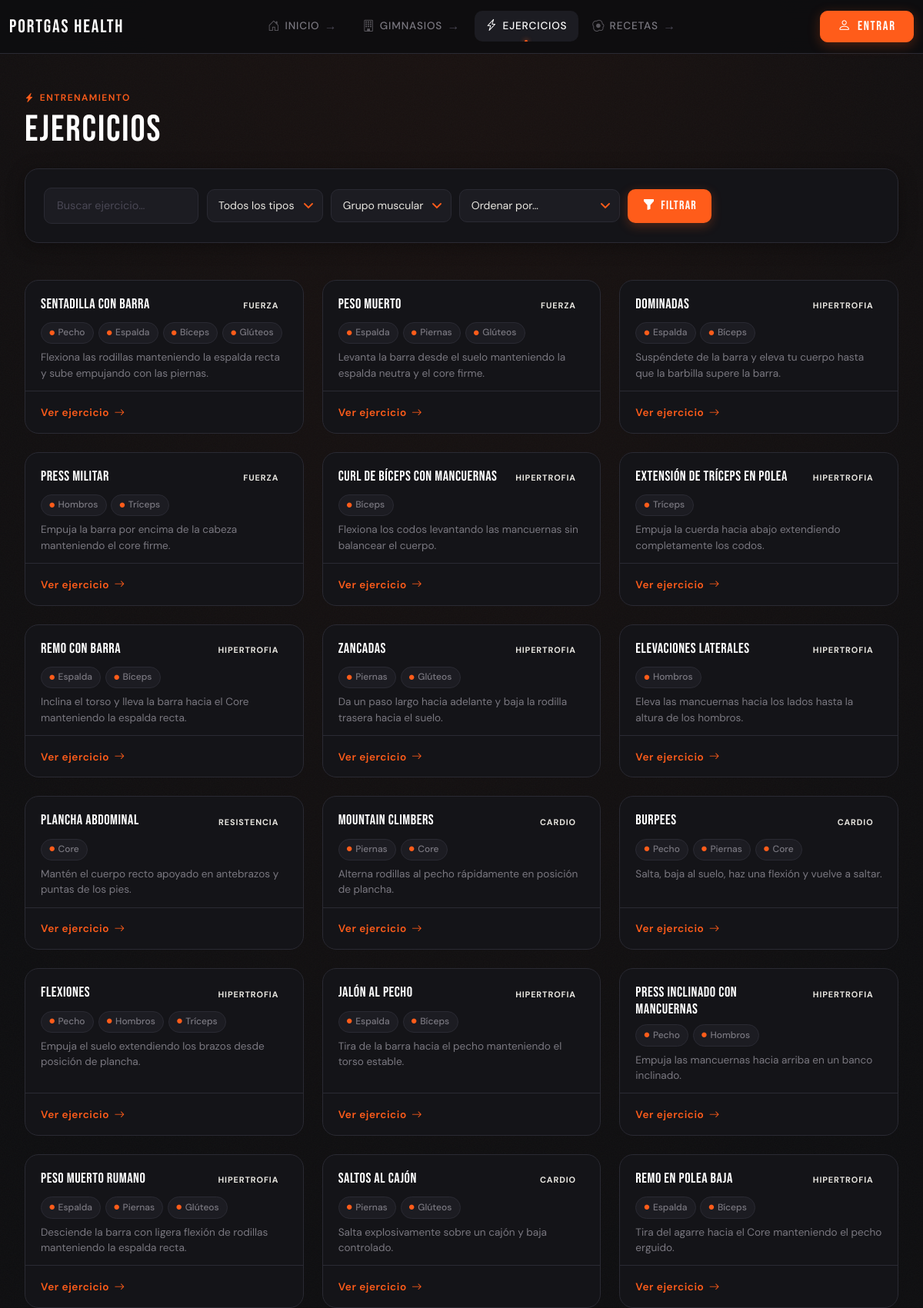
Page /ejercicios/ (upper part) on the committed database.
### ejercicios/models.py (models this page shows, shortened)
class Ejercicio(models.Model):
    nombre = models.CharField(max_length=100)
    autor = models.ForeignKey(
        settings.AUTH_USER_MODEL,
        on_delete=models.SET_NULL,
        null=True,
        related_name="ejercicios_creados"
    )
    tipo_ejercicio = models.ForeignKey(
        TipoEjercicio,
        on_delete=models.SET_NULL,
        null=True,
        related_name="ejercicios"
    )
    grupo_muscular = models.ManyToManyField(
        GrupoMuscular,
        related_name="ejercicios"
    )
    descripcion = models.TextField(blank=True)
    likes = GenericRelation(Like)
    video = models.FileField(
        upload_to="ejercicios/",
        blank=True,
        null=True,
        default="ejercicios/ejemplo.mp4"
    )

class TipoEjercicio(models.Model):  # hipertrofia, fuerza, resistencia, etc.
    nombre = models.CharField(max_length=100)

class GrupoMuscular(models.Model):  # pecho, espalda, piernas, etc.
    nombre = models.CharField(max_length=100)

### ejercicios/views.py (the view)
# urls.py: path('', EjercicioListView.as_view(), name='lista'),
class EjercicioListView(ListView):
    model = Ejercicio
    template_name = "ejercicios/ejec_lista.html"
    context_object_name = "ejercicios"
    def get(self, request, *args, **kwargs):
        request.session.pop('volver_a', None)
        return super().get(request, *args, **kwargs)
    def get_queryset(self):
        ejercicios = (
            Ejercicio.objects
            .select_related('tipo_ejercicio', 'autor')
            .prefetch_related('grupo_muscular')
        )
        q = self.request.GET.get("q")
        tipo = self.request.GET.get("tipo")
        grupo = self.request.GET.get("grupo")
        if q:
            ejercicios = ejercicios.filter(nombre__icontains=q)
        if tipo:
            ejercicios = ejercicios.filter(tipo_ejercicio__nombre=tipo)
        if grupo:
            ejercicios = ejercicios.filter(grupo_muscular__nombre=grupo)
        orden = self.request.GET.get("orden")
        if orden == "nombre_asc":
            ejercicios = ejercicios.order_by("nombre")
        elif orden == "nombre_desc":
            ejercicios = ejercicios.order_by("-nombre")
        elif orden == "tipo_asc":
            ejercicios = ejercicios.order_by("tipo_ejercicio__nombre")
        elif orden == "tipo_desc":
            ejercicios = ejercicios.order_by("-tipo_ejercicio__nombre")
        elif orden == "grupo_asc":
            ejercicios = ejercicios.order_by("grupo_muscular__nombre")
        elif orden == "grupo_desc":
            ejercicios = ejercicios.order_by("-grupo_muscular__nombre")
        return ejercicios

### templates/ejercicios/ejec_lista.html (shortened to what this page needs)
{% extends "base.html" %}
{% block content %}
<div class="d-flex align-items-end justify-content-between gap-3 mb-4 flex-wrap">
  <div>
    <p class="section-eyebrow"><i class="bi bi-lightning-charge-fill"></i> Entrenamiento</p>
    <h2 class="section-title">Ejercicios</h2>
  </div>
</div>
<form method="GET" class="filter-bar mb-5">
  <div class="filter-bar__inner">
    <div class="filter-search">
      <input type="text" name="q" placeholder="Buscar ejercicio…"
             value="{{ request.GET.q }}" autocomplete="off">
    </div>
    <select name="tipo">
      <option value="">Todos los tipos</option>
    </select>
    <select name="grupo">
      <option value="">Grupo muscular</option>
    </select>
    <select name="orden">
      <option value="">Ordenar por…</option>
    </select>
    <button type="submit">
      <i class="bi bi-funnel-fill"></i> Filtrar
    </button>
  </div>
</form>
{% if ejercicios %}
  <div class="row row-cols-1 row-cols-md-2 row-cols-lg-3 g-4">
    {% for ejercicio in ejercicios %}
      <div class="col">
        <div class="recipe-card exercise-card h-100">
          <div class="recipe-card__body">
            <div class="d-flex align-items-start justify-content-between gap-2 mb-2">
              <div class="d-flex align-items-center gap-2">
                  <h5 class="recipe-card__title">{{ ejercicio.nombre }}</h5>
              </div>
              {% if ejercicio.tipo_ejercicio %}
                <span class="exercise-type-badge exercise-type-badge--{{ ejercicio.tipo_ejercicio.nombre }}">
                  {{ ejercicio.tipo_ejercicio.nombre }}
                </span>
              {% endif %}
            </div>
            {% if ejercicio.grupo_muscular.all %}
              <div class="exercise-muscles">
                {% for grupo in ejercicio.grupo_muscular.all %}
                  <span class="muscle-tag">
                    <i class="bi bi-circle-fill"></i>{{ grupo.nombre }}
                  </span>
                {% endfor %}
              </div>
            {% endif %}
            {% if ejercicio.descripcion %}
              <p class="recipe-card__desc mt-2">{{ ejercicio.descripcion|truncatewords:15 }}</p>
            {% endif %}
          </div>
          <div class="recipe-card__footer">
            <a href="{% url 'ejercicios:detalle' ejercicio.pk %}" class="recipe-card__link">
              Ver ejercicio <i class="bi bi-arrow-right"></i>
            </a>
          </div>
        </div>
      </div>
    {% endfor %}
  </div>
{% endif %}
{% endblock %}

### rows in the picture
Ejercicio: nombre "Sentadilla con barra", tipo_ejercicio.nombre "FUERZA", descripcion "Flexiona las rodillas manteniendo la espalda recta y sube empujando con las piernas."
GrupoMuscular: nombre "Pecho"
GrupoMuscular: nombre "Espalda"
GrupoMuscular: nombre "Bíceps"
GrupoMuscular: nombre "Glúteos"
Ejercicio: nombre "Peso muerto", tipo_ejercicio.nombre "FUERZA", descripcion "Levanta la barra desde el suelo manteniendo la espalda neutra y el core firme."
GrupoMuscular: nombre "Piernas"
Ejercicio: nombre "Dominadas", tipo_ejercicio.nombre "HIPERTROFIA", descripcion "Suspéndete de la barra y eleva tu cuerpo hasta que la barbilla supere la barra."
Ejercicio: nombre "Press militar", tipo_ejercicio.nombre "FUERZA", descripcion "Empuja la barra por encima de la cabeza manteniendo el core firme."
GrupoMuscular: nombre "Hombros"
GrupoMuscular: nombre "Tríceps"
Ejercicio: nombre "Curl de bíceps con mancuernas", tipo_ejercicio.nombre "HIPERTROFIA", descripcion "Flexiona los codos levantando las mancuernas sin balancear el cuerpo."
Ejercicio: nombre "Extensión de tríceps en polea", tipo_ejercicio.nombre "HIPERTROFIA", descripcion "Empuja la cuerda hacia abajo extendiendo completamente los codos."
Ejercicio: nombre "Remo con barra", tipo_ejercicio.nombre "HIPERTROFIA", descripcion "Inclina el torso y lleva la barra hacia el Core manteniendo la espalda recta."
Ejercicio: nombre "Zancadas", tipo_ejercicio.nombre "HIPERTROFIA", descripcion "Da un paso largo hacia adelante y baja la rodilla trasera hacia el suelo."
Ejercicio: nombre "Elevaciones laterales", tipo_ejercicio.nombre "HIPERTROFIA", descripcion "Eleva las mancuernas hacia los lados hasta la altura de los hombros."
Ejercicio: nombre "Plancha abdominal", tipo_ejercicio.nombre "RESISTENCIA", descripcion "Mantén el cuerpo recto apoyado en antebrazos y puntas de los pies."
GrupoMuscular: nombre "Core"
Ejercicio: nombre "Mountain climbers", tipo_ejercicio.nombre "CARDIO", descripcion "Alterna rodillas al pecho rápidamente en posición de plancha."
Ejercicio: nombre "Burpees", tipo_ejercicio.nombre "CARDIO", descripcion "Salta, baja al suelo, haz una flexión y vuelve a saltar."
Ejercicio: nombre "Flexiones", tipo_ejercicio.nombre "HIPERTROFIA", descripcion "Empuja el suelo extendiendo los brazos desde posición de plancha."
Ejercicio: nombre "Jalón al pecho", tipo_ejercicio.nombre "HIPERTROFIA", descripcion "Tira de la barra hacia el pecho manteniendo el torso estable."
Ejercicio: nombre "Press inclinado con mancuernas", tipo_ejercicio.nombre "HIPERTROFIA", descripcion "Empuja las mancuernas hacia arriba en un banco inclinado."
Ejercicio: nombre "Peso muerto rumano", tipo_ejercicio.nombre "HIPERTROFIA", descripcion "Desciende la barra con ligera flexión de rodillas manteniendo la espalda recta."
Ejercicio: nombre "Saltos al cajón", tipo_ejercicio.nombre "CARDIO", descripcion "Salta explosivamente sobre un cajón y baja controlado."
Ejercicio: nombre "Remo en polea baja", tipo_ejercicio.nombre "HIPERTROFIA", descripcion "Tira del agarre hacia el Core manteniendo el pecho erguido."
